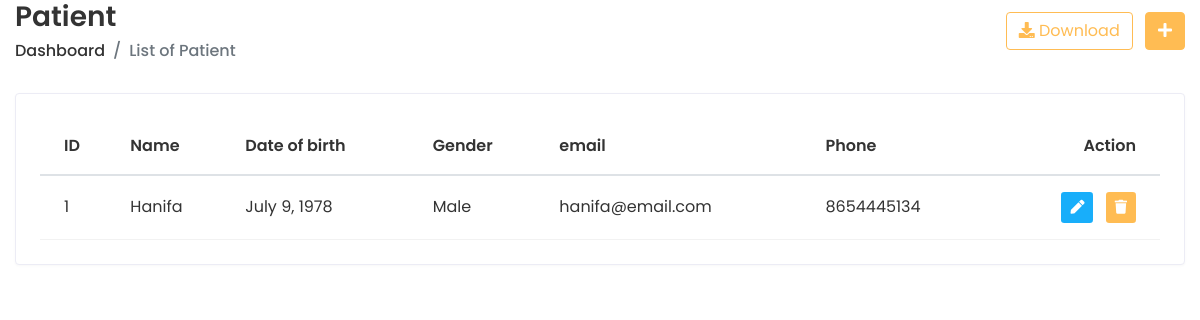
The app's page /app/patientlist/ (signed in) with its own data.
### doctor/models.py (models this page shows, shortened)
class PatientDetails(models.Model):
    patient_name = models.CharField(max_length=50)
    gender = models.CharField(
         max_length=20,
         choices=(("Male", "Male"), ("Female", "Female"), ("Other", "Other")),
     )
    email = models.EmailField(default="", max_length=50, unique=True)
    date_of_birth = models.DateField()
    phone_number = models.CharField(default="", max_length=20)
    created = models.DateTimeField(auto_now_add=True)
    updated = models.DateTimeField(auto_now=True)

### doctor/views.py (the view)
# urls.py: path("patientlist/", views.patient_list, name="patient_list"),
@login_required
def patient_list(request):
    patients = PatientDetails.objects.all()
    return render(request, "patient/patient_list.html", {'patients': patients})

### templates/patient/patient_list.html (shortened to what this page needs)
{% extends 'home/base-login.html' %}
{% load static %}
{% block content %}
      <div class="content container-fluid">
         <div class="page-header">
        <div class="row align-items-center">
           <div class="col">
              <h3 class="page-title">Patient</h3>
              <ul class="breadcrumb">
                 <li class="breadcrumb-item"><a href="{% url 'Pindex' %}">Dashboard</a></li>
                 <li class="breadcrumb-item active">List of Patient</li>
              </ul>
           </div>
           <div class="col-auto text-right float-right ml-auto">
              <a href="#" class="btn btn-outline-primary mr-2"><i class="fas fa-download"></i> Download</a>
              <a href="add-student.html" class="btn btn-primary"><i class="fas fa-plus"></i></a>
           </div>
        </div>
     </div>
     <div class="row">
        <div class="col-sm-12">
           <div class="card card-table">
              <div class="card-body">
                 <div class="table-responsive">
                    <table class="table table-hover table-center mb-0 datatable">
                       <thead>
                          <tr>
                             <th>ID</th>
                             <th>Name</th>
                             <th>Date of birth</th>
                             <th>Gender</th>
                             <th>email</th>
                             <th>Phone</th>
                             <th class="text-right">Action</th>
                          </tr>
                       </thead>
                       {% for patient in patients %}
                       <tbody>
                          <tr>
                             <td>{{ patient.id }}</td>
                             <td>
                                {{ patient.patient_name }}
                             </td>
                             <td>
                                {{ patient.date_of_birth }}
                             </td>
                             <td>
                                {{ patient.gender }}
                             </td>
                             <td>
                                {{ patient.email }}
                             </td>
                             <td>
                                {{ patient.phone_number }}
                             </td>
                             <td class="text-right">
                                <div class="actions">
                                   <a href="{% url 'patient_edit' patient.id %}" class="btn btn-sm bg-success-light mr-2">
                                   <i class="fas fa-pen"></i>
                                   </a>
                                   <a href="#" class="btn btn-sm bg-danger-light" onclick="confirmDelete('{{ patient.username }}', '{{ patient.id }}')">
                                   <i class="fas fa-trash"></i>
                                   </a>
                                </div>
                             </td>
                          </tr>
                       </tbody>
                       {% endfor %}
                    </table>
                 </div>
              </div>
            </div>
         </div>
  {% endblock %}

### static/prescol/css/style.css (style rules this page uses)
html { height: 100%; }
body { background-color: #fff; color: #333; font-family: 'Poppins', sans-serif; font-size: 1rem; height: 100%; line-height: 1.5; overflow-x: hidden; }
h1, h2, h3, h4, h5, h6 { font-family: 'Poppins', sans-serif; margin-top: 0; }
a { color: #009ce7; }
input, button, a { transition: all 0.4s ease; -moz-transition: all 0.4s ease; -o-transition: all 0.4s ease; -ms-transition: all 0.4s ease; -webkit-transition: all 0.4s ease; }
ul, ol { padding: 0px; list-style: none; }
.table { color: #333; max-width: 100%; margin-bottom: 0; width: 100%; }
.table thead tr th { font-weight: 600; }
.table tbody tr { border-bottom: 1px solid rgba(0, 0, 0, 0.05); }
.table.table-center td, .table.table-center th { vertical-align: middle; }
.card-table .card-body .table > thead > tr > th { border-top: 0; }
.card-table .card-body .table tr td:first-child, .card-table .card-body .table tr th:first-child { padding-left: 1.5rem; }
.card-table .card-body .table tr td:last-child, .card-table .card-body .table tr th:last-child { padding-right: 1.5rem; }
.card-table .table td, .card-table .table th { border-top: 1px solid #e2e5e8; padding: 1rem 0.75rem; white-space: nowrap; }
.btn-primary { background-color: #FFBC53; border: 1px solid #FFBC53; }
.btn-outline-primary { color: #FFBC53; border-color: #FFBC53; }
.card { border: 1px solid #ececf5; box-shadow: 0 1px 3px 0 rgba(0, 0, 0, 0.03); margin-bottom: 1.875rem; }
.card-body { padding: 1.5rem; }
.bg-danger-light { background-color:#FFBC53 !important; color:#fff !important; }
.bg-success-light { background-color: #18aefa; color: #fff; }
.page-header { margin-bottom: 1.875rem; }
.page-header .breadcrumb { background-color: transparent; color: #6c757d; font-size: 1rem; font-weight: 500; margin-bottom: 0; padding: 0; }
.page-header .breadcrumb a { color: #333; }
.page-title { font-size: 28px; font-weight: 600; color: #333; margin-bottom: 5px; }

### records on screen
PatientDetails: id "1", patient_name "Hanifa", date_of_birth "July 9, 1978", gender "Male", email "hanifa@email.com", phone_number "8654445134"
